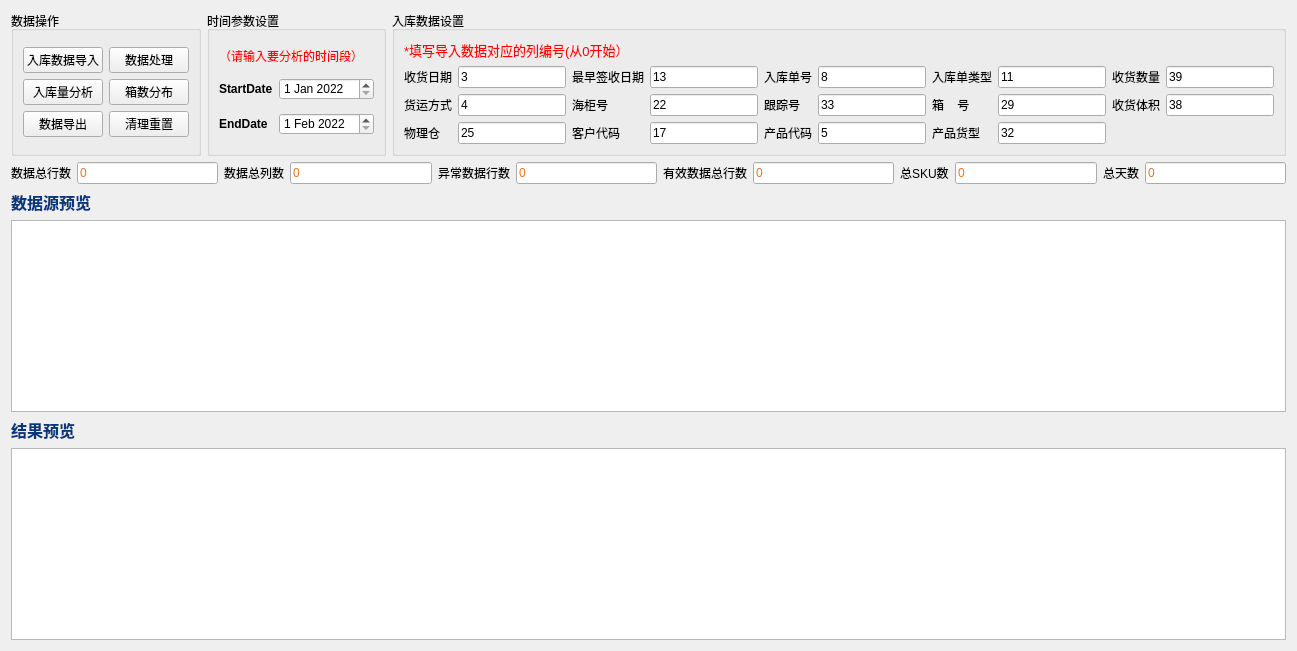
      <widget class="QWidget" name="Inbound">
       <property name="styleSheet">
        <string notr="true">QPushButton:hover{
	border: none;
	background-color: rgb(85, 0, 255);
	color: rgb(255, 255, 255);
}
</string>
       </property>
       <attribute name="title">
        <string>入库分析</string>
       </attribute>
       <layout class="QGridLayout" name="gridLayout_23" rowstretch="4,1,1,7,1,7">
        <item row="0" column="0">
         <widget class="QGroupBox" name="groupBox_8">
          <property name="sizePolicy">
           <sizepolicy hsizetype="Expanding" vsizetype="Expanding">
            <horstretch>0</horstretch>
            <verstretch>0</verstretch>
           </sizepolicy>
          </property>
          <property name="title">
           <string>数据操作</string>
          </property>
          <layout class="QGridLayout" name="gridLayout_14">
           <item row="0" column="0">
            <layout class="QGridLayout" name="gridLayout_15">
             <item row="0" column="0">
              <widget class="QPushButton" name="ib_upload">
               <property name="text">
                <string>入库数据导入</string>
               </property>
              </widget>
             </item>
             <item row="0" column="1">
              <widget class="QPushButton" name="ib_dataProcess">
               <property name="text">
                <string>数据处理</string>
               </property>
              </widget>
             </item>
             <item row="4" column="1">
              <widget class="QPushButton" name="ib_clear">
               <property name="text">
                <string>清理重置</string>
               </property>
              </widget>
             </item>
             <item row="4" column="0">
              <widget class="QPushButton" name="ib_download">
               <property name="text">
                <string>数据导出</string>
               </property>
              </widget>
             </item>
             <item row="2" column="0">
              <widget class="QPushButton" name="ib_inboundAnalysis">
               <property name="text">
                <string>入库量分析</string>
               </property>
              </widget>
             </item>
             <item row="2" column="1">
              <widget class="QPushButton" name="ib_cartonDistribution">
               <property name="text">
                <string>箱数分布</string>
               </property>
              </widget>
             </item>
            </layout>
           </item>
          </layout>
         </widget>
        </item>
        <item row="0" column="1">
         <widget class="QGroupBox" name="groupBox_12">
          <property name="title">
           <string>时间参数设置</string>
          </property>
          <layout class="QGridLayout" name="gridLayout_17">
           <item row="2" column="0">
            <widget class="QLabel" name="label_76">
             <property name="text">
              <string>&lt;html&gt;&lt;head/&gt;&lt;body&gt;&lt;p&gt;&lt;span style=&quot; font-weight:600;&quot;&gt;StartDate&lt;/span&gt;&lt;/p&gt;&lt;/body&gt;&lt;/html&gt;</string>
             </property>
            </widget>
           </item>
           <item row="2" column="1">
            <widget class="QDateEdit" name="ib_startDate">
             <property name="dateTime">
              <datetime>
               <hour>0</hour>
               <minute>0</minute>
               <second>0</second>
               <year>2022</year>
               <month>1</month>
               <day>1</day>
              </datetime>
             </property>
            </widget>
           </item>
           <item row="3" column="0">
            <widget class="QLabel" name="label_77">
             <property name="text">
              <string>&lt;html&gt;&lt;head/&gt;&lt;body&gt;&lt;p&gt;&lt;span style=&quot; font-weight:600;&quot;&gt;EndDate&lt;/span&gt;&lt;/p&gt;&lt;/body&gt;&lt;/html&gt;</string>
             </property>
            </widget>
           </item>
           <item row="3" column="1">
            <widget class="QDateEdit" name="ib_endDate">
             <property name="dateTime">
              <datetime>
               <hour>0</hour>
               <minute>0</minute>
               <second>0</second>
               <year>2022</year>
               <month>2</month>
               <day>1</day>
              </datetime>
             </property>
            </widget>
           </item>
           <item row="1" column="0" colspan="2">
            <widget class="QLabel" name="label_78">
             <property name="sizePolicy">
              <sizepolicy hsizetype="Preferred" vsizetype="Fixed">
               <horstretch>0</horstretch>
               <verstretch>0</verstretch>
              </sizepolicy>
             </property>
             <property name="text">
              <string>&lt;html&gt;&lt;head/&gt;&lt;body&gt;&lt;p&gt;&lt;span style=&quot; color:#ff0000;&quot;&gt;（请输入要分析的时间段）&lt;/span&gt;&lt;/p&gt;&lt;/body&gt;&lt;/html&gt;</string>
             </property>
            </widget>
           </item>
          </layout>
         </widget>
        </item>
        <item row="0" column="2">
         <widget class="QGroupBox" name="groupBox_10">
          <property name="sizePolicy">
           <sizepolicy hsizetype="Expanding" vsizetype="Expanding">
            <horstretch>0</horstretch>
            <verstretch>0</verstretch>
           </sizepolicy>
          </property>
          <property name="title">
           <string>入库数据设置</string>
          </property>
          <layout class="QGridLayout" name="gridLayout_16">
           <item row="1" column="7">
            <widget class="QLineEdit" name="ib_inboundTypeCol">
             <property name="text">
              <string>11</string>
             </property>
            </widget>
           </item>
           <item row="1" column="5">
            <widget class="QLineEdit" name="ib_inboundIdCol">
             <property name="text">
              <string>8</string>
             </property>
            </widget>
           </item>
           <item row="1" column="4">
            <widget class="QLabel" name="label_49">
             <property name="text">
              <string>入库单号</string>
             </property>
            </widget>
           </item>
           <item row="1" column="2">
            <widget class="QLabel" name="label_ib_receive_time">
             <property name="text">
              <string>最早签收日期</string>
             </property>
            </widget>
           </item>
           <item row="1" column="3">
            <widget class="QLineEdit" name="ib_receiveTimeCol">
             <property name="text">
              <string>13</string>
             </property>
            </widget>
           </item>
           <item row="2" column="2">
            <widget class="QLabel" name="label_54">
             <property name="text">
              <string>海柜号</string>
             </property>
            </widget>
           </item>
           <item row="2" column="3">
            <widget class="QLineEdit" name="ib_containerNoCol">
             <property name="text">
              <string>22</string>
             </property>
            </widget>
           </item>
           <item row="2" column="4">
            <widget class="QLabel" name="label_51">
             <property name="text">
              <string>跟踪号</string>
             </property>
            </widget>
           </item>
           <item row="2" column="5">
            <widget class="QLineEdit" name="ib_trackingNO">
             <property name="text">
              <string>33</string>
             </property>
            </widget>
           </item>
           <item row="2" column="0">
            <widget class="QLabel" name="label_74">
             <property name="text">
              <string>货运方式</string>
             </property>
            </widget>
           </item>
           <item row="1" column="6">
            <widget class="QLabel" name="label_53">
             <property name="text">
              <string>入库单类型</string>
             </property>
            </widget>
           </item>
           <item row="1" column="0">
            <widget class="QLabel" name="label_ib_date">
             <property name="text">
              <string>收货日期</string>
             </property>
            </widget>
           </item>
           <item row="3" column="3">
            <widget class="QLineEdit" name="ib_customerCol">
             <property name="text">
              <string>17</string>
             </property>
            </widget>
           </item>
           <item row="3" column="2">
            <widget class="QLabel" name="label_50">
             <property name="text">
              <string>客户代码</string>
             </property>
            </widget>
           </item>
           <item row="1" column="1">
            <widget class="QLineEdit" name="ib_dateCol">
             <property name="text">
              <string>3</string>
             </property>
            </widget>
           </item>
           <item row="2" column="1">
            <widget class="QLineEdit" name="ib_deliveryModeCol">
             <property name="text">
              <string>4</string>
             </property>
            </widget>
           </item>
           <item row="2" column="6">
            <widget class="QLabel" name="label_52">
             <property name="text">
              <string>箱    号</string>
             </property>
            </widget>
           </item>
           <item row="3" column="1">
            <widget class="QLineEdit" name="ib_warehouseCodeCol">
             <property name="text">
              <string>25</string>
             </property>
            </widget>
           </item>
           <item row="2" column="7">
            <widget class="QLineEdit" name="ib_cartonNoCol">
             <property name="text">
              <string>29</string>
             </property>
            </widget>
           </item>
           <item row="3" column="0">
            <widget class="QLabel" name="label_75">
             <property name="text">
              <string>物理仓</string>
             </property>
            </widget>
           </item>
           <item row="3" column="7">
            <widget class="QLineEdit" name="ib_skuSizeCol">
             <property name="text">
              <string>32</string>
             </property>
            </widget>
           </item>
           <item row="3" column="5">
            <widget class="QLineEdit" name="ib_skuCol">
             <property name="text">
              <string>5</string>
             </property>
            </widget>
           </item>
           <item row="3" column="6">
            <widget class="QLabel" name="label_56">
             <property name="text">
              <string>产品货型</string>
             </property>
            </widget>
           </item>
           <item row="3" column="4">
            <widget class="QLabel" name="label_55">
             <property name="text">
              <string>产品代码</string>
             </property>
            </widget>
           </item>
           <item row="1" column="8">
            <widget class="QLabel" name="label_57">
             <property name="text">
              <string>收货数量</string>
             </property>
            </widget>
           </item>
           <item row="1" column="9">
            <widget class="QLineEdit" name="ib_quantityCol">
             <property name="text">
              <string>39</string>
             </property>
            </widget>
           </item>
           <item row="2" column="8">
            <widget class="QLabel" name="label_58">
             <property name="text">
              <string>收货体积</string>
             </property>
            </widget>
           </item>
           <item row="2" column="9">
            <widget class="QLineEdit" name="ib_volCol">
             <property name="text">
              <string>38</string>
             </property>
            </widget>
           </item>
           <item row="0" column="0" colspan="10">
            <widget class="QLabel" name="input_hint_6">
             <property name="enabled">
              <bool>true</bool>
             </property>
             <property name="sizePolicy">
              <sizepolicy hsizetype="Ignored" vsizetype="Fixed">
               <horstretch>0</horstretch>
               <verstretch>0</verstretch>
              </sizepolicy>
             </property>
             <property name="font">
              <font>
               <pointsize>10</pointsize>
               <weight>75</weight>
               <italic>false</italic>
               <bold>true</bold>
              </font>
             </property>
             <property name="mouseTracking">
              <bool>true</bool>
             </property>
             <property name="frameShadow">
              <enum>QFrame::Sunken</enum>
             </property>
             <property name="text">
              <string>&lt;html&gt;&lt;head/&gt;&lt;body&gt;&lt;p&gt;&lt;span style=&quot; font-weight:400; color:#ff0000;&quot;&gt;*填写导入数据对应的列编号(从0开始）&lt;/span&gt;&lt;/p&gt;&lt;/body&gt;&lt;/html&gt;</string>
             </property>
             <property name="textFormat">
              <enum>Qt::RichText</enum>
             </property>
             <property name="scaledContents">
              <bool>false</bool>
             </property>
            </widget>
           </item>
          </layout>
         </widget>
        </item>
        <item row="1" column="0" colspan="3">
         <layout class="QGridLayout" name="gridLayout_22">
          <item row="0" column="9">
           <widget class="QLineEdit" name="ib_totalSKU">
            <property name="styleSheet">
             <string notr="true">color: rgb(238, 115, 32);
font: 75 10pt &quot;Times New Roman&quot;;</string>
            </property>
            <property name="text">
             <string>0</string>
            </property>
           </widget>
          </item>
          <item row="0" column="10">
           <widget class="QLabel" name="label_39">
            <property name="text">
             <string>总天数</string>
            </property>
           </widget>
          </item>
          <item row="0" column="1">
           <widget class="QLineEdit" name="ib_totalRow">
            <property name="styleSheet">
             <string notr="true">color: rgb(238, 115, 32);
font: 75 10pt &quot;Times New Roman&quot;;</string>
            </property>
            <property name="text">
             <string>0</string>
            </property>
           </widget>
          </item>
          <item row="0" column="0">
           <widget class="QLabel" name="label_20">
            <property name="text">
             <string>数据总行数</string>
            </property>
           </widget>
          </item>
          <item row="0" column="7">
           <widget class="QLineEdit" name="ib_validRow">
            <property name="styleSheet">
             <string notr="true">color: rgb(238, 115, 32);
font: 75 10pt &quot;Times New Roman&quot;;</string>
            </property>
            <property name="text">
             <string>0</string>
            </property>
           </widget>
          </item>
          <item row="0" column="5">
           <widget class="QLineEdit" name="ib_errorRow">
            <property name="styleSheet">
             <string notr="true">color: rgb(238, 115, 32);
font: 75 10pt &quot;Times New Roman&quot;;</string>
            </property>
            <property name="text">
             <string>0</string>
            </property>
           </widget>
          </item>
          <item row="0" column="4">
           <widget class="QLabel" name="label_37">
            <property name="text">
             <string>异常数据行数</string>
            </property>
           </widget>
          </item>
          <item row="0" column="8">
           <widget class="QLabel" name="label_38">
            <property name="text">
             <string>总SKU数</string>
            </property>
           </widget>
          </item>
          <item row="0" column="6">
           <widget class="QLabel" name="label_36">
            <property name="text">
             <string>有效数据总行数</string>
            </property>
           </widget>
          </item>
          <item row="0" column="2">
           <widget class="QLabel" name="label_33">
            <property name="text">
             <string>数据总列数</string>
            </property>
           </widget>
          </item>
          <item row="0" column="3">
           <widget class="QLineEdit" name="ib_totalCol">
            <property name="styleSheet">
             <string notr="true">color: rgb(238, 115, 32);
font: 75 10pt &quot;Times New Roman&quot;;</string>
            </property>
            <property name="text">
             <string>0</string>
            </property>
           </widget>
          </item>
          <item row="0" column="11">
           <widget class="QLineEdit" name="ib_totalDays">
            <property name="styleSheet">
             <string notr="true">color: rgb(238, 115, 32);
font: 75 10pt &quot;Times New Roman&quot;;</string>
            </property>
            <property name="text">
             <string>0</string>
            </property>
           </widget>
          </item>
         </layout>
        </item>
        <item row="2" column="0">
         <widget class="QLabel" name="label_40">
          <property name="sizePolicy">
           <sizepolicy hsizetype="Fixed" vsizetype="Fixed">
            <horstretch>0</horstretch>
            <verstretch>0</verstretch>
           </sizepolicy>
          </property>
          <property name="font">
           <font>
            <family>微软雅黑</family>
            <pointsize>14</pointsize>
            <weight>9</weight>
            <italic>false</italic>
            <bold>false</bold>
           </font>
          </property>
          <property name="styleSheet">
           <string notr="true">color: rgb(7, 56, 125);
font: 75 14pt &quot;微软雅黑&quot;;</string>
          </property>
          <property name="text">
           <string>&lt;html&gt;&lt;head/&gt;&lt;body&gt;&lt;p&gt;&lt;span style=&quot; font-size:12pt; font-weight:600; color:#07387d;&quot;&gt;数据源预览&lt;/span&gt;&lt;/p&gt;&lt;/body&gt;&lt;/html&gt;</string>
          </property>
         </widget>
        </item>
        <item row="3" column="0" colspan="3">
         <widget class="QTableView" name="ib_dataTableView">
          <property name="alternatingRowColors">
           <bool>true</bool>
          </property>
          <attribute name="horizontalHeaderMinimumSectionSize">
           <number>40</number>
          </attribute>
          <attribute name="verticalHeaderDefaultSectionSize">
           <number>40</number>
          </attribute>
          <attribute name="verticalHeaderMinimumSectionSize">
           <number>40</number>
          </attribute>
         </widget>
        </item>
        <item row="4" column="0">
         <widget class="QLabel" name="label_73">
          <property name="sizePolicy">
           <sizepolicy hsizetype="Fixed" vsizetype="Fixed">
            <horstretch>0</horstretch>
            <verstretch>0</verstretch>
           </sizepolicy>
          </property>
          <property name="font">
           <font>
            <family>微软雅黑</family>
            <pointsize>14</pointsize>
            <weight>9</weight>
            <italic>false</italic>
            <bold>false</bold>
           </font>
          </property>
          <property name="styleSheet">
           <string notr="true">color: rgb(7, 56, 125);
font: 75 14pt &quot;微软雅黑&quot;;</string>
          </property>
          <property name="text">
           <string>&lt;html&gt;&lt;head/&gt;&lt;body&gt;&lt;p&gt;&lt;span style=&quot; font-size:12pt; font-weight:600; color:#07387d;&quot;&gt;结果预览&lt;/span&gt;&lt;/p&gt;&lt;/body&gt;&lt;/html&gt;</string>
          </property>
         </widget>
        </item>
        <item row="5" column="0" colspan="3">
         <widget class="QTableView" name="ib_resultsTableView">
          <property name="alternatingRowColors">
           <bool>true</bool>
          </property>
          <attribute name="horizontalHeaderMinimumSectionSize">
           <number>40</number>
          </attribute>
          <attribute name="verticalHeaderDefaultSectionSize">
           <number>40</number>
          </attribute>
          <attribute name="verticalHeaderMinimumSectionSize">
           <number>40</number>
          </attribute>
         </widget>
        </item>
       </layout>
      </widget>
